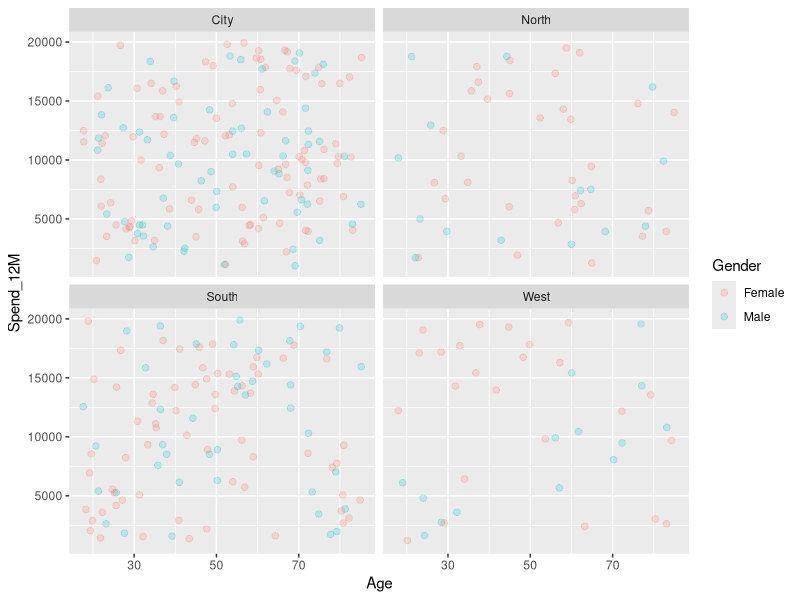
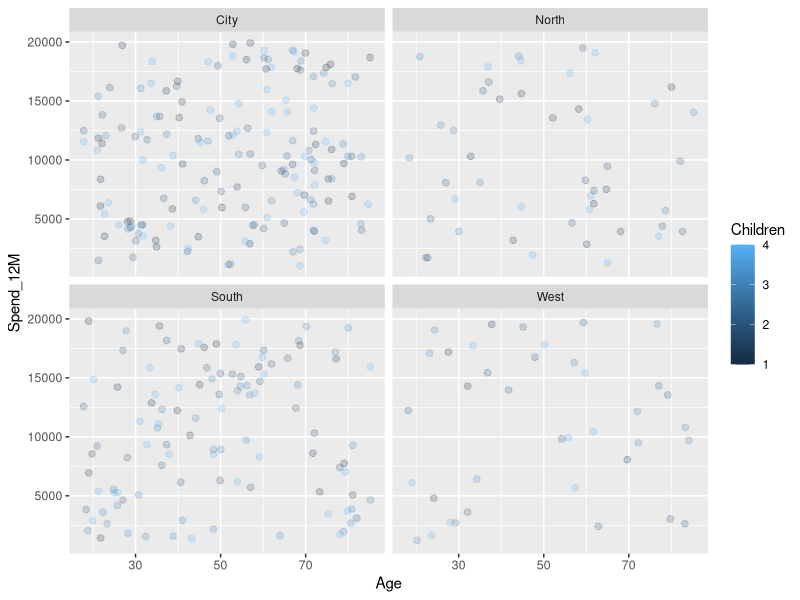
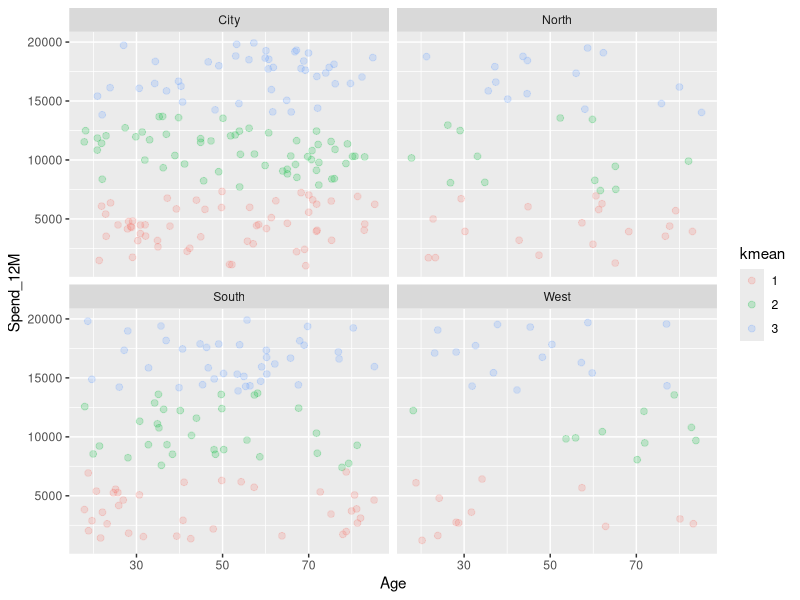

Here is the R script that generated these plots, in order:
## ---- chunk 1
# Set WD
setwd("/Users/wbidst/Documents/test-repo")

# Install packages
install.packages("tidyverse", repos = "http://cran.rstudio.com/")
library(tidyverse)

## ---- chunk 2
data <- read.csv("customer_details_dataset.csv", stringsAsFactors = FALSE)
## ---- chunk 3
# Change to factor
data[, c(3, 6)] <- lapply(data[, c(3, 6)], function(x) { as.factor(x) } )

# Quick visuals
ggplot(data = data, aes(x = Age, y = Spend_12M, col = Gender)) +
  geom_point(alpha = 0.2, size = 2, position = "jitter") +
  facet_wrap(~ Region, nrow = 2)

ggplot(data = data, aes(x = Age, y = Spend_12M, col = Children)) +
  geom_point(alpha = 0.2, size = 2, position = "jitter") +
  facet_wrap(~ Region, nrow = 2)

## ---- chunk 4
data_k <- kmeans(data[, c(2, 4, 5)], 3)

# Add kmeans category to data
data$kmean <- data_k[["cluster"]]

data$kmean <- as.factor(data$kmean)

# Plot

ggplot(data = data, aes(x = Age, y = Spend_12M, col = kmean)) +
   geom_point(alpha = 0.2, size = 2, position = "jitter") +
  facet_wrap(~Region, nrow = 2)
